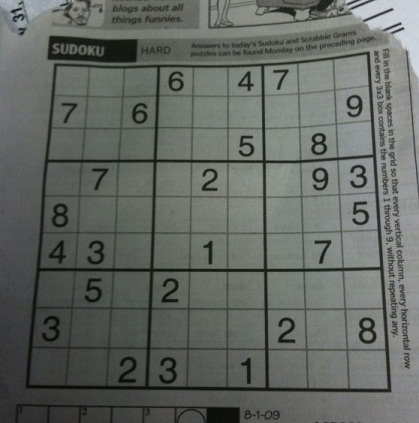
#> input picture Image-Processing-Lab-06-Huy/input.png, 419 x 423 px
$ python main.py
#> lines starting #> are read from the running program, lines starting #| are printed output that depends on the picture
### Image-Processing-Lab-06-Huy/Exercise2.py
import cv2 as cv
import numpy as np
from Exercise1 import save_image


def sudoku_detect(img):
    """
        Sudoku grid detect
    """
    # Apply Gaussian Blur
    blur = cv.GaussianBlur(img, (5, 5), 0)
    # Apply Canny Edge Detection
    canny = cv.Canny(blur, 50, 150)
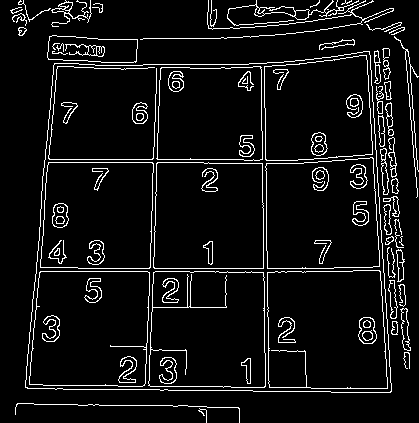
#> canny: shape (423, 419); 7.2% white in thin lines or dots
    # Apply Hough Lines
    lines = cv.HoughLines(canny, 1, np.pi/180, 200)
#> lines = [[162, 0.0349], [268, 1.57], [271, 1.57], [159, 1.57], [62, 0.0873], [-259, 3.12], [-262, 3.12]]
    # Draw lines
    for line in lines:
        rho, theta = line[0]
        a = np.cos(theta)
        b = np.sin(theta)
        x0 = a*rho
        y0 = b*rho
        x1 = int(x0 + 1000*(-b))
        y1 = int(y0 + 1000*(a))
        x2 = int(x0 - 1000*(-b))
        y2 = int(y0 - 1000*(a))
        cv.line(img, (x1, y1), (x2, y2), (255, 0, 0), 2)
#> this loop made 7 passes
#> (rho, theta, a, b, x0, y0, x1, y1) on passes 1 to 7: (162, 0.0349, 0.999, 0.0349, 161.9, 5.65, 127, 1005), (268, 1.57, -4.37e-08, 1, -1.17e-05, 268, -1000, 267), (271, 1.57, -4.37e-08, 1, -1.18e-05, 271, -1000, 270), (159, 1.57, -4.37e-08, 1, -6.95e-06, 159, -1000, 158), (62, 0.0873, 0.996, 0.0872, 61.76, 5.4, -25, 1001), (-259, 3.12, -1, 0.0175, 259, -4.52, 241, -1004), (-262, 3.12, -1, 0.0175, 262, -4.57, 244, -1004)
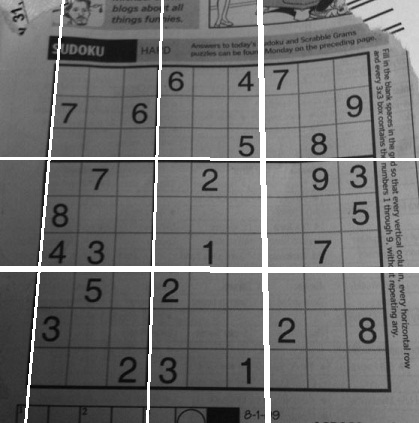
#> img: shape (423, 419); min 5, max 255, mean 110.7
    # Show image
    cv.imshow('Sudoku', img)
    cv.waitKey(0)
    cv.destroyAllWindows()

    save_image(img, 'sudoku_detect')


# Read input image in grayscale
input_image = cv.imread('input.png', cv.IMREAD_GRAYSCALE)

sudoku_detect(input_image)

### Image-Processing-Lab-06-Huy/Exercise1.py
import matplotlib.pyplot as plt
import cv2 as cv
import numpy as np

def save_image(img, name):
    """
        Save image
    """
    cv.imwrite('Output/' + name + '.png', img)

def canny_edge_detection(img):
    """
        Canny edge detection
    """
    edges = cv.Canny(img, 50, 150, apertureSize=3)
#> edges: shape (423, 419); 12% white in thin lines or dots
    cv.imshow('Edges', edges)
    cv.waitKey(0)

    save_image(edges, 'canny_edge_detection')

def sobel_edge_detection(img):
    """
        Sobel edge detection
    """
    sobelx = cv.Sobel(img, cv.CV_64F, 1, 0, ksize=5)
    sobely = cv.Sobel(img, cv.CV_64F, 0, 1, ksize=5)
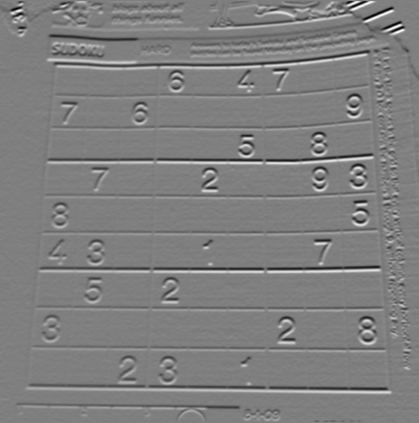
#> sobely: shape (423, 419) float64; min -6276, max 6254, mean -16.4; drawn with min black and max white
    abs_sobelx = cv.convertScaleAbs(sobelx)
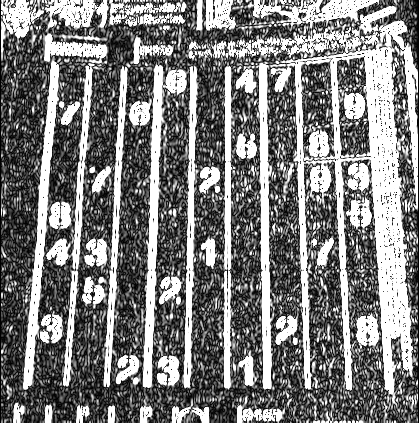
#> abs_sobelx: shape (423, 419); min 0, max 255, mean 125.1
    abs_sobely = cv.convertScaleAbs(sobely)
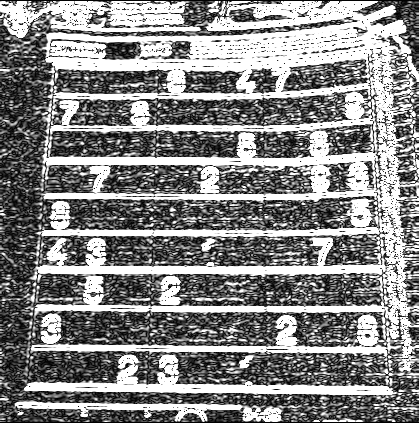
#> abs_sobely: shape (423, 419); min 0, max 255, mean 134.7
    sobel_edge = cv.addWeighted(abs_sobelx, 0.5, abs_sobely, 0.5, 0)
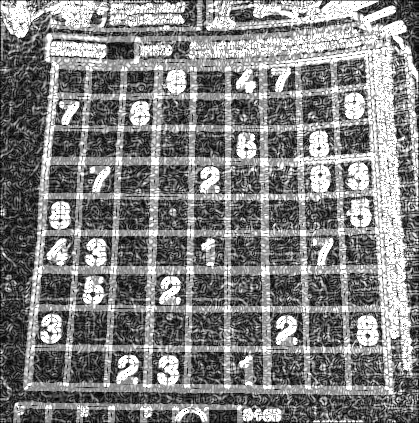
#> sobel_edge: shape (423, 419); min 0, max 255, mean 129.9
    cv.imshow('Sobel', sobel_edge)
    cv.waitKey(0)

    save_image(sobel_edge, 'sobel_edge_detection')

def hough_line_detection(img):
    """
        Line detection using Hough transform
    """
    edges = cv.Canny(img, 50, 150, apertureSize=3)
    lines = cv.HoughLinesP(edges, 1, np.pi/180, 50, minLineLength=100, maxLineGap=10)
#> lines = 60 rows, first 6: [36, 271, 347, 271], [36, 268, 339, 268], [149, 371, 161, 46], [146, 369, 157, 46], [226, 390, 226, 95], [263, 63, 266, 245]
    for line in lines:
        x1, y1, x2, y2 = line[0]
        cv.line(img, (x1, y1), (x2, y2), (255, 0, 0), 2)
#> this loop made 60 passes
#> (x1, y1, x2, y2) on passes 1 to 12: (36, 271, 347, 271), (36, 268, 339, 268), (149, 371, 161, 46), (146, 369, 157, 46), (226, 390, 226, 95), (263, 63, 266, 245), (377, 46, 397, 334), (26, 371, 39, 239), (303, 287, 306, 391), (189, 350, 191, 233), (228, 390, 228, 154), (301, 151, 306, 308)
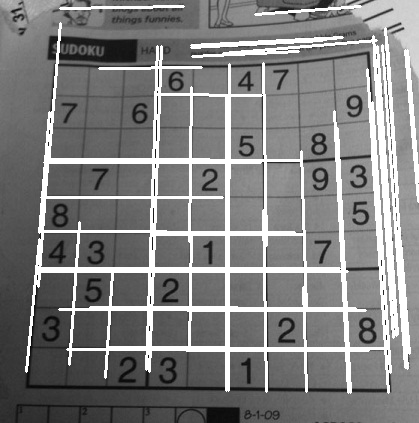
#> img: shape (423, 419); min 5, max 255, mean 126.8
    cv.imshow('Hough', img)
    cv.waitKey(0)

    save_image(img, 'hough_line_detection')

def circle_detection(img):
    """
        Coin detection using Hough transform
    """
    # blur image
#> (the run stopped early here; a loop or call above may not have finished)
